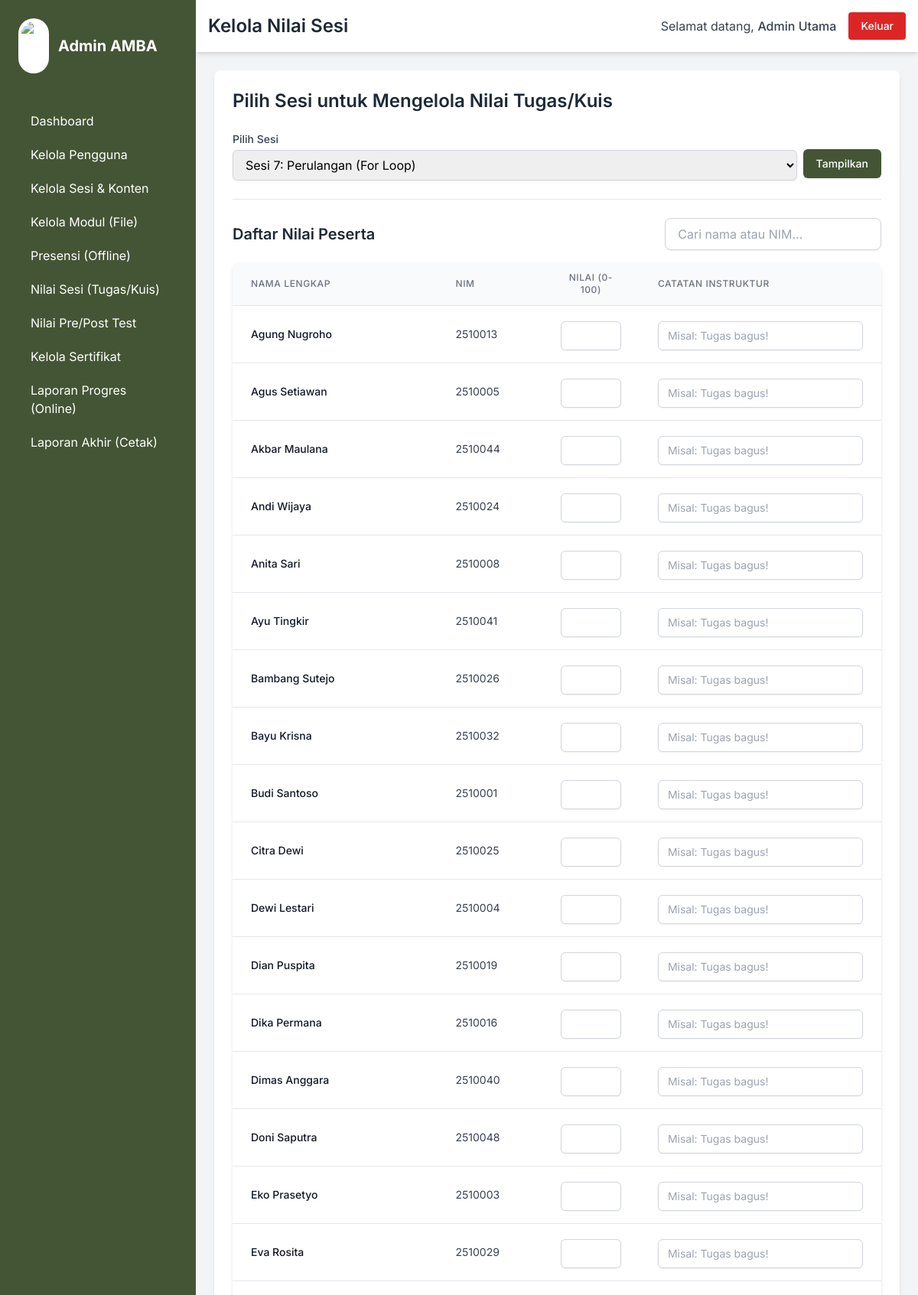
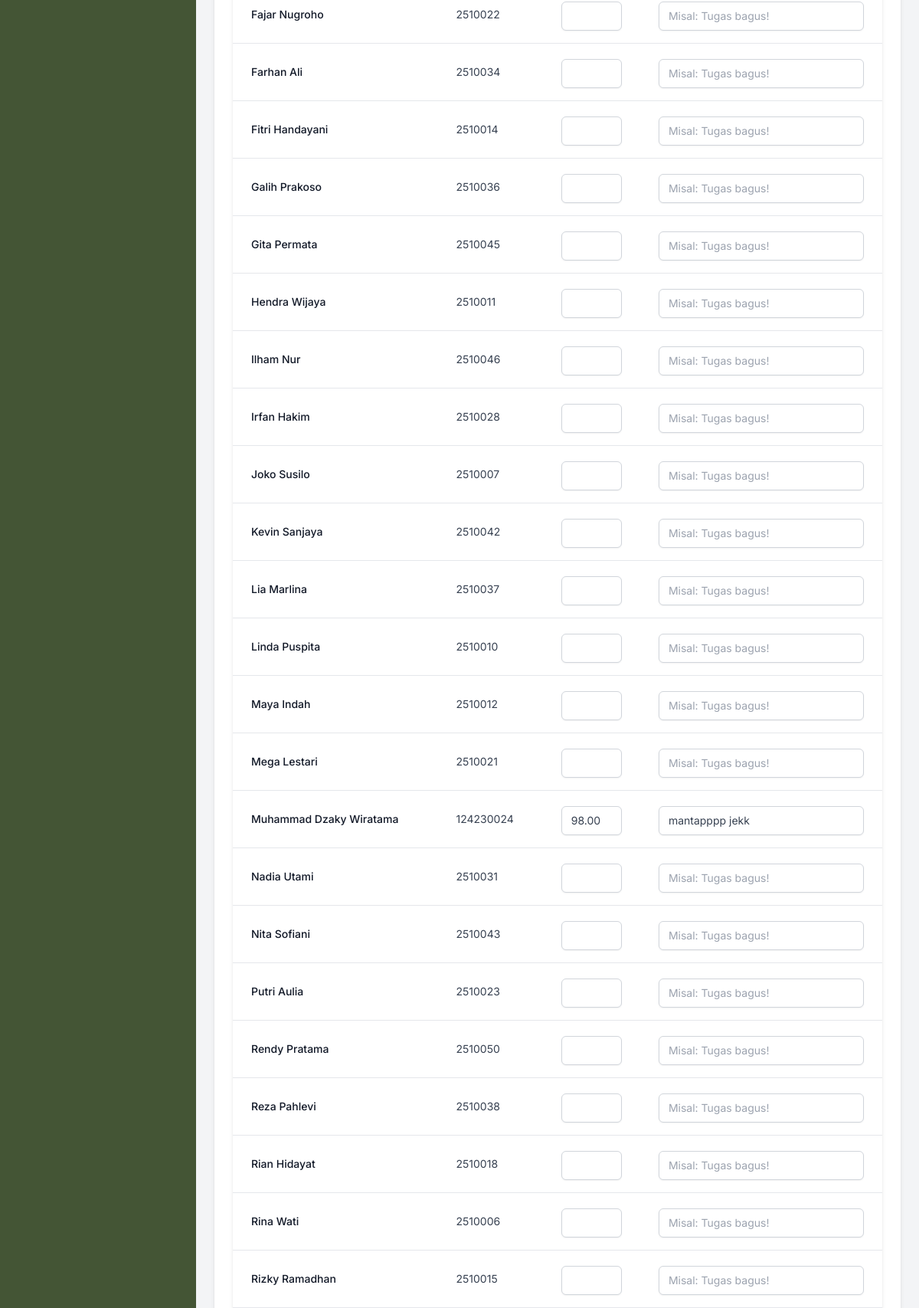
/admin/kelola_nilai_sesi.php?id_sesi=97 (signed in, upper part), run on the app's committed database (2 pictures, top to bottom).
### tables this page shows
CREATE TABLE `nilai_sesi` (
  `id_nilai_sesi` int(11) NOT NULL,
  `id_materi` int(11) DEFAULT NULL,
  `id_pengguna` int(11) DEFAULT NULL,
  `nilai` decimal(5,2) DEFAULT NULL,
  `catatan_instruktur` text DEFAULT NULL,
  `tanggal_penilaian` timestamp NOT NULL DEFAULT current_timestamp() ON UPDATE current_timestamp()
);

CREATE TABLE `pengguna` (
  `id_pengguna` int(11) NOT NULL,
  `nama_lengkap` varchar(100) NOT NULL,
  `email` varchar(100) NOT NULL,
  `kata_sandi` varchar(255) NOT NULL,
  `nomor_induk` varchar(20) DEFAULT NULL,
  `peran` enum('admin','mahasiswa') NOT NULL DEFAULT 'mahasiswa'
);

### admin/kelola_nilai_sesi.php (the view, shortened to what this page needs)
<?php
require_once __DIR__ . '/../konfigurasi/koneksi_db.php';
require_once __DIR__ . '/../templat/header_admin.php';
$id_pelatihan_default = 1;
$sesi_terpilih = $_GET['id_sesi'] ?? 0;
try {
    $stmt_sesi = $pdo->prepare("SELECT id_materi, judul_materi FROM materi WHERE id_pelatihan = ? ORDER BY jadwal_sesi");
    $stmt_sesi->execute([$id_pelatihan_default]);
    $daftar_sesi = $stmt_sesi->fetchAll();
    $daftar_peserta_nilai = [];
    if ($sesi_terpilih > 0) {
        $stmt_peserta = $pdo->prepare("
            SELECT p.id_pengguna, p.nama_lengkap, p.nomor_induk, ns.nilai, ns.catatan_instruktur
            FROM pengguna p
            JOIN pendaftaran_pelatihan pp ON p.id_pengguna = pp.id_pengguna
            LEFT JOIN nilai_sesi ns ON p.id_pengguna = ns.id_pengguna AND ns.id_materi = ?
            WHERE pp.id_pelatihan = ? AND p.peran = 'mahasiswa'
            ORDER BY p.nama_lengkap
        ");
        $stmt_peserta->execute([$sesi_terpilih, $id_pelatihan_default]);
        $daftar_peserta_nilai = $stmt_peserta->fetchAll();
    }
} catch (PDOException $e) {
    $error = 'Gagal mengambil data: ' . $e->getMessage();
    $daftar_sesi = [];
    $daftar_peserta_nilai = [];
}
?>
<div class="bg-white p-6 rounded-lg shadow-md">
    <h2 class="text-2xl font-semibold text-gray-800 mb-6">Pilih Sesi untuk Mengelola Nilai Tugas/Kuis</h2>
    <form action="kelola_nilai_sesi.php" method="GET" class="mb-6">
        <label for="id_sesi" class="block text-sm font-medium text-gray-700">Pilih Sesi</label>
        <div class="flex items-center space-x-2">
            <select id="id_sesi" name="id_sesi" class="mt-1 block w-full px-3 py-2 border border-gray-300 rounded-md shadow-sm focus:outline-none focus:ring-amba-hijau-tua focus:border-amba-hijau-tua">
                <?php foreach ($daftar_sesi as $sesi): ?>
                    <option value="<?php echo $sesi['id_materi']; ?>" <?php echo $sesi_terpilih == $sesi['id_materi'] ? 'selected' : ''; ?>>
                        <?php echo htmlspecialchars($sesi['judul_materi']); ?>
                    </option>
                <?php endforeach; ?>
            </select>
            <button type="submit" class="py-2 px-4 border border-transparent rounded-md shadow-sm text-sm font-medium text-white bg-amba-hijau-tua hover:bg-amba-hijau-muda hover:text-amba-hijau-tua transition duration-200">
                Tampilkan
            </button>
        </div>
    </form>
    <?php if ($sesi_terpilih > 0 && !empty($daftar_peserta_nilai)): ?>
        <hr class="my-6">
        <form action="kelola_nilai_sesi.php?id_sesi=<?php echo $sesi_terpilih; ?>" method="POST">
            <div class="flex justify-between items-center mb-4">
                 <h3 class="text-xl font-semibold text-gray-800">Daftar Nilai Peserta</h3>
                 <div class="w-1/3">
                    <input type="text" id="pencarian-nilai"
                           placeholder="Cari nama atau NIM..."
                           class="w-full px-4 py-2 border border-gray-300 rounded-lg shadow-sm focus:outline-none focus:ring-2 focus:ring-amba-hijau-tua">
                </div>
            </div>
            <div class="bg-white shadow-md rounded-lg overflow-x-auto">
                <table class="min-w-full divide-y divide-gray-200">
                    <thead class="bg-gray-50">
                        <tr>
                            <th scope="col" class="px-6 py-3 text-left text-xs font-medium text-gray-500 uppercase tracking-wider">Nama Lengkap</th>
                            <th scope="col" class="px-6 py-3 text-left text-xs font-medium text-gray-500 uppercase tracking-wider">NIM</th>
                            <th scope="col" class="px-6 py-3 text-center text-xs font-medium text-gray-500 uppercase tracking-wider" style="width: 15%;">Nilai (0-100)</th>
                            <th scope="col" class="px-6 py-3 text-left text-xs font-medium text-gray-500 uppercase tracking-wider">Catatan Instruktur</th>
                        </tr>
                    </thead>
                    <tbody class="bg-white divide-y divide-gray-200" id="tabel-nilai">
                        <?php foreach ($daftar_peserta_nilai as $peserta): ?>
                        <tr>
                            <td class="px-6 py-4 whitespace-nowrap text-sm font-medium text-gray-900"><?php echo htmlspecialchars($peserta['nama_lengkap']); ?></td>
                            <td class="px-6 py-4 whitespace-nowrap text-sm text-gray-700"><?php echo htmlspecialchars($peserta['nomor_induk']); ?></td>
                            <td class="px-6 py-4 whitespace-nowrap text-sm text-gray-700">
                                <input type="number" step="0.01" min="0" max="100"
                                       name="nilai[<?php echo $peserta['id_pengguna']; ?>]"
                                       value="<?php echo htmlspecialchars($peserta['nilai'] ?? ''); ?>"
                                       class="mt-1 block w-full px-3 py-2 border border-gray-300 rounded-md shadow-sm focus:outline-none focus:ring-amba-hijau-tua focus:border-amba-hijau-tua text-center">
                            </td>
                            <td class="px-6 py-4 whitespace-nowrap text-sm text-gray-700">
                                <input type="text"
                                       name="catatan[<?php echo $peserta['id_pengguna']; ?>]"
                                       value="<?php echo htmlspecialchars($peserta['catatan_instruktur'] ?? ''); ?>"
                                       placeholder="Misal: Tugas bagus!"
                                       class="mt-1 block w-full px-3 py-2 border border-gray-300 rounded-md shadow-sm focus:outline-none focus:ring-amba-hijau-tua focus:border-amba-hijau-tua">
                            </td>
                        </tr>
                        <?php endforeach; ?>
                    </tbody>
                </table>
            </div>
        </form>
    <?php elseif ($sesi_terpilih > 0): ?>
        <p class="text-gray-500 italic mt-4">Belum ada peserta yang terdaftar pada pelatihan ini.</p>
    <?php endif; ?>
</div>
<?php
require_once __DIR__ . '/../templat/footer_admin.php';
?>

### data on the page
nilai_sesi: id_pengguna.nama_lengkap "Agung Nugroho", id_pengguna.nomor_induk "2510013"
nilai_sesi: id_pengguna.nama_lengkap "Agus Setiawan", id_pengguna.nomor_induk "2510005"
nilai_sesi: id_pengguna.nama_lengkap "Akbar Maulana", id_pengguna.nomor_induk "2510044"
nilai_sesi: id_pengguna.nama_lengkap "Andi Wijaya", id_pengguna.nomor_induk "2510024"
nilai_sesi: id_pengguna.nama_lengkap "Anita Sari", id_pengguna.nomor_induk "2510008"
nilai_sesi: id_pengguna.nama_lengkap "Ayu Tingkir", id_pengguna.nomor_induk "2510041"
nilai_sesi: id_pengguna.nama_lengkap "Bambang Sutejo", id_pengguna.nomor_induk "2510026"
nilai_sesi: id_pengguna.nama_lengkap "Bayu Krisna", id_pengguna.nomor_induk "2510032"
nilai_sesi: id_pengguna.nama_lengkap "Budi Santoso", id_pengguna.nomor_induk "2510001"
nilai_sesi: id_pengguna.nama_lengkap "Citra Dewi", id_pengguna.nomor_induk "2510025"
nilai_sesi: id_pengguna.nama_lengkap "Dewi Lestari", id_pengguna.nomor_induk "2510004"
nilai_sesi: id_pengguna.nama_lengkap "Dian Puspita", id_pengguna.nomor_induk "2510019"
nilai_sesi: id_pengguna.nama_lengkap "Dika Permana", id_pengguna.nomor_induk "2510016"
nilai_sesi: id_pengguna.nama_lengkap "Dimas Anggara", id_pengguna.nomor_induk "2510040"
nilai_sesi: id_pengguna.nama_lengkap "Doni Saputra", id_pengguna.nomor_induk "2510048"
nilai_sesi: id_pengguna.nama_lengkap "Eko Prasetyo", id_pengguna.nomor_induk "2510003"
nilai_sesi: id_pengguna.nama_lengkap "Eva Rosita", id_pengguna.nomor_induk "2510029"
nilai_sesi: id_pengguna.nama_lengkap "Fajar Nugroho", id_pengguna.nomor_induk "2510022"
nilai_sesi: id_pengguna.nama_lengkap "Farhan Ali", id_pengguna.nomor_induk "2510034"
nilai_sesi: id_pengguna.nama_lengkap "Fitri Handayani", id_pengguna.nomor_induk "2510014"
nilai_sesi: id_pengguna.nama_lengkap "Galih Prakoso", id_pengguna.nomor_induk "2510036"
nilai_sesi: id_pengguna.nama_lengkap "Gita Permata", id_pengguna.nomor_induk "2510045"
nilai_sesi: id_pengguna.nama_lengkap "Hendra Wijaya", id_pengguna.nomor_induk "2510011"
nilai_sesi: id_pengguna.nama_lengkap "Ilham Nur", id_pengguna.nomor_induk "2510046"
nilai_sesi: id_pengguna.nama_lengkap "Irfan Hakim", id_pengguna.nomor_induk "2510028"
nilai_sesi: id_pengguna.nama_lengkap "Joko Susilo", id_pengguna.nomor_induk "2510007"
nilai_sesi: id_pengguna.nama_lengkap "Kevin Sanjaya", id_pengguna.nomor_induk "2510042"
nilai_sesi: id_pengguna.nama_lengkap "Lia Marlina", id_pengguna.nomor_induk "2510037"
nilai_sesi: id_pengguna.nama_lengkap "Linda Puspita", id_pengguna.nomor_induk "2510010"
nilai_sesi: id_pengguna.nama_lengkap "Maya Indah", id_pengguna.nomor_induk "2510012"
nilai_sesi: id_pengguna.nama_lengkap "Mega Lestari", id_pengguna.nomor_induk "2510021"
nilai_sesi: id_pengguna.nama_lengkap "Muhammad Dzaky Wiratama", id_pengguna.nomor_induk "124230024", nilai "98.00", id_pengguna+catatan_instruktur "mantapppp jekk"
nilai_sesi: id_pengguna.nama_lengkap "Nadia Utami", id_pengguna.nomor_induk "2510031"
nilai_sesi: id_pengguna.nama_lengkap "Nita Sofiani", id_pengguna.nomor_induk "2510043"
nilai_sesi: id_pengguna.nama_lengkap "Putri Aulia", id_pengguna.nomor_induk "2510023"
nilai_sesi: id_pengguna.nama_lengkap "Rendy Pratama", id_pengguna.nomor_induk "2510050"
nilai_sesi: id_pengguna.nama_lengkap "Reza Pahlevi", id_pengguna.nomor_induk "2510038"
nilai_sesi: id_pengguna.nama_lengkap "Rian Hidayat", id_pengguna.nomor_induk "2510018"
nilai_sesi: id_pengguna.nama_lengkap "Rina Wati", id_pengguna.nomor_induk "2510006"
nilai_sesi: id_pengguna.nama_lengkap "Rizky Ramadhan", id_pengguna.nomor_induk "2510015"

### other printed values
$judul_halaman "Kelola Nilai Sesi"
$_SESSION['nama_lengkap'] "Admin Utama"
form field id_sesi "Sesi 7: Perulangan (For Loop)"
